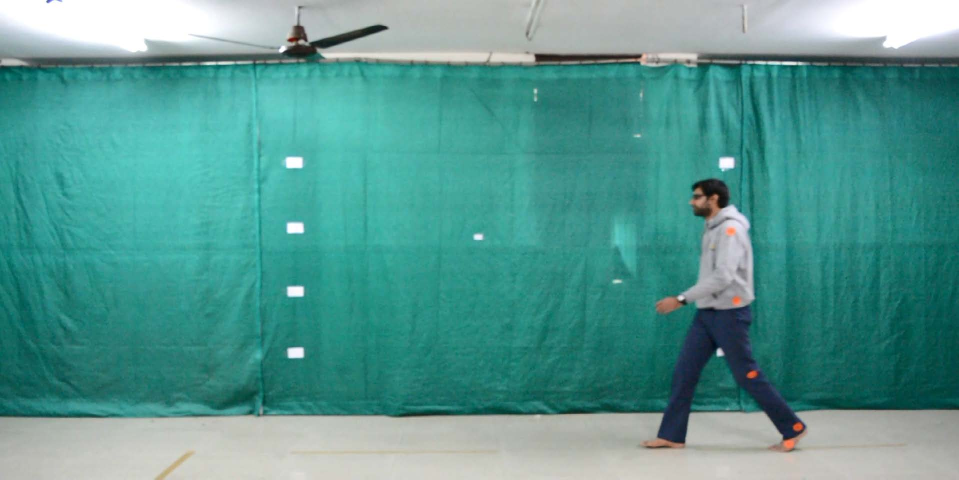
#> input picture Lab4/Assignment/input_image.jpg, 1918 x 959 px, given in place of input_image.tiff, which was not available (shown at 1/2 size)
$ jupyter execute --allow-errors Assignment_4_Beeta_Samad.ipynb   (older library calls are emulated)   (text cells are left out)
#> lines starting #> are read from the running program, lines starting #| are printed output that depends on the picture; after the words box and inside, x2 and y2 are one past the last pixel; in counts of white or black regions, pixels touching at a corner belong together; pictures that were not available may be replaced by others from this repository, and a replacement may not be noted
[cell 1]
try:
    from google.colab import drive
    %tensorflow_version 2.x
    COLAB = True
    print("Assignment 4")
    print("Note: using Google CoLab")
except:
    print("Assignment 4")
    print("Note: not using Google CoLab")
    COLAB = False

print("Name: Beeta Samad")
print("Roll Number: 181210016")

[cell 2]
# Importing the necessary libraries:
import matplotlib.pyplot as plt
import matplotlib.image as img
from PIL import Image
import cv2
import numpy as np

[cell 3]
# Loading the image:
image = img.imread('input_image.tiff')
#> image is the input picture: shape (959, 1918, 3); mean R, G, B 85.4, 152.1, 145.3

[cell 4]
# Reading the image:
plt.imshow(image)

[cell 5]
# Loading image via PIL now:
image = Image.open('input_image.tiff')

[cell 6]
# Cropping this image to get the AOI:

# Specifying the top, bottom, left and right coordinates:
left = 1150
top = 340
right = 1735
bottom = 925

# Cropping the image using PIL, and mentioning the coordinates as arguments:
cropped_image = image.crop((left, top, right, bottom))
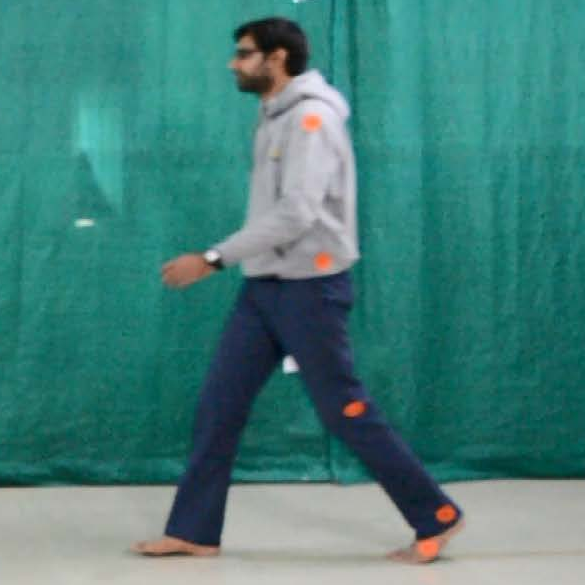
#> cropped_image: PIL image 585x585 RGB; mean R, G, B 67.7, 127.3, 122.3

[cell 7]
# Reading the cropped_image:
plt.imshow(cropped_image)

# Printing the size of the image:
print("The size (or dimension) of the image is", cropped_image.size)
#| The size (or dimension) of the image is (585, 585)

[cell 8]
# Setting this cropped image as the main image now:
image = cropped_image

[cell 9]
# Converting the image to grayscale:
grayscale_image = image.convert('LA')
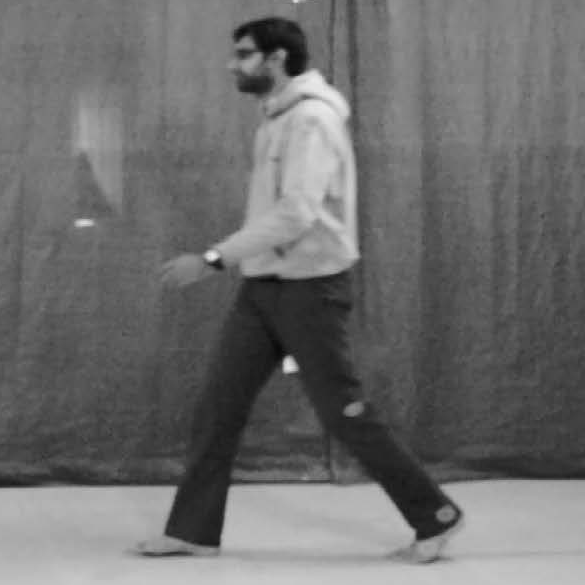
#> grayscale_image: PIL image 585x585 LA; mean R, G, B, A 108.9, 108.9, 108.9, 255

[cell 10]
# Reading the grayscale image:
plt.imshow(grayscale_image)

[cell 11]
# Finding the size of the new image keeping the aspect ratio intact:
old_size_of_image = grayscale_image.size
new_size_of_image = [int(float(element)*float(250/585)) for element in old_size_of_image] #ratio is such that we get the new size as 250x250

# Resizing the image with the new size found:
grayscale_image = grayscale_image.resize(new_size_of_image, Image.ANTIALIAS)
#> grayscale_image: PIL image 250x250 LA
plt.imshow(grayscale_image)

#Printing the size of the image:
print("Size of the image:", grayscale_image.size)
#| Size of the image: (250, 250)

[cell 12]
# Loading image via cv2:
image = cv2.imread('input_image.tiff')

# Getting the hsv-converted image:
hsv = cv2.cvtColor(image, cv2.COLOR_BGR2HSV)
#> hsv: shape (959, 1918, 3); mean H, S, V 78.2, 128.5, 153.1

# Masking to get only the required red/orange spots:
mask = cv2.inRange(hsv, np.array([0,140,200]), np.array([10,250,255]))
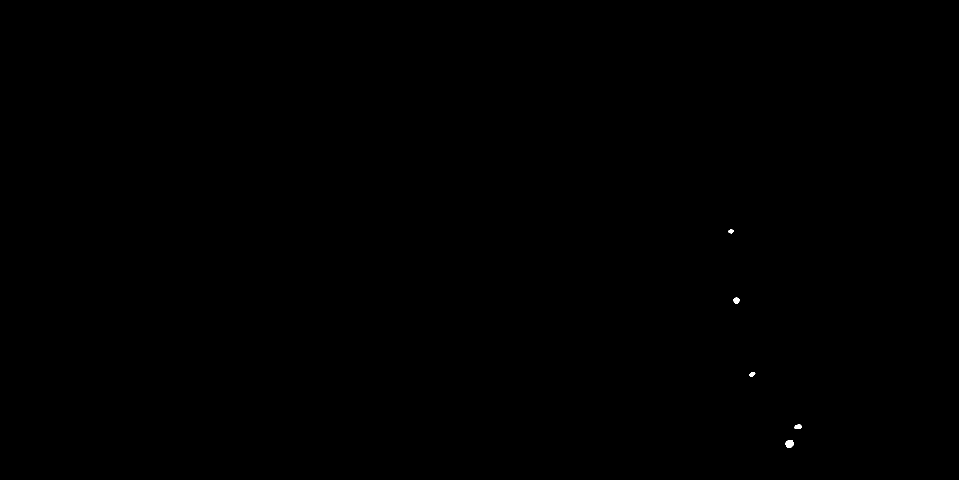
#> mask: shape (959, 1918) (shown at 1/2 size); 0.03% white; 5 white regions, box (x1, y1, x2, y2) and area: (1570, 880, 1588, 896) 209, (1467, 595, 1479, 607) 115, (1589, 848, 1603, 858) 109, (1498, 744, 1511, 753) 78, (1457, 459, 1467, 467) 63

# Extracting only the red region by using bitwise_and on the mask and the original image:
red_only = cv2.bitwise_and(image, image, mask=mask)

#cv2.imwrite('./test.png', edges)

# Displaying the result:
plt.axis("off")
plt.imshow(cv2.cvtColor(red_only, cv2.COLOR_BGR2RGB))
plt.show()

[cell 13]
# Using cv2's medianBlur function to do the operation:
median_filtered_image = cv2.medianBlur(image, 9)

#f, axs = plt.subplots(45,3,figsize=(20,6))
# Setting the figure size:
plt.figure(figsize=(2000,2000))

figure, axes = plt.subplots(nrows=2, ncols=2)

#> (the rest of this cell did not finish here and is left out)

[cell 14]
# Loading the image as grayscale again via cv2:
image_gray = cv2.imread('input_image.tiff', cv2.IMREAD_GRAYSCALE)
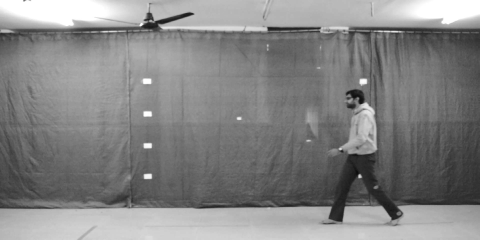
#> image_gray: shape (959, 1918) (shown at 1/4 size); min 9, max 255, mean 131.4

# Converting the grayscale image to binary:
(thresh, image_binary) = cv2.threshold(image_gray, 128, 255, cv2.THRESH_BINARY | cv2.THRESH_OTSU)
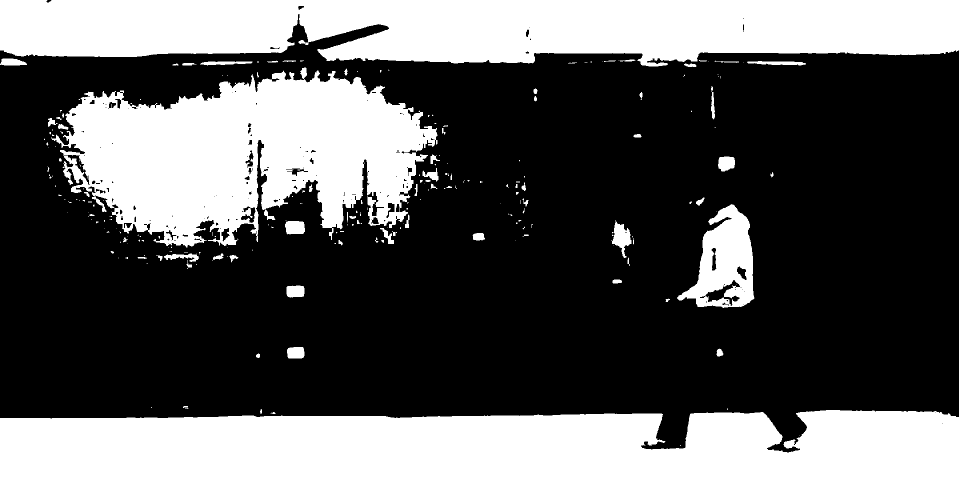
#> image_binary: shape (959, 1918) (shown at 1/2 size); 35.4% white; 239 white regions (156 under 20 px), largest, box (x1, y1, x2, y2) and area: (0, 820, 1918, 959) 239435, (0, 0, 1918, 133) 210068, (102, 135, 875, 496) 169680
#> thresh = 143

# Saving the binary image:
cv2.imwrite('binary_image.png', image_binary)
#> Out = True

[cell 15]
# Defining the kernel i.e. structuring element:
kernel = np.ones((5, 5), np.uint8)

# Applying morphology:
morphed_image = cv2.morphologyEx(image_gray, cv2.MORPH_OPEN, kernel)
plt.figure(figsize=(11,6))
plt.subplot(121), plt.imshow(cv2.cvtColor(image_gray, cv2.COLOR_BGR2RGB)),plt.title('Original')
plt.subplot(122), plt.imshow(cv2.cvtColor(morphed_image, cv2.COLOR_BGR2RGB)),plt.title('Morphology-applied Image')

[cell 16]
# Loading the image as grayscale again via cv2:
image_gray = cv2.imread('input_image.tiff', cv2.IMREAD_GRAYSCALE)

# Setting threshold:
thresh = 110

image_binary_thresh = cv2.threshold(image_gray, thresh, 255, cv2.THRESH_BINARY)[1]
#> image_binary_thresh: shape (959, 1918); 63.1% white; 422 black regions (312 under 20 px), largest, box (x1, y1, x2, y2) and area: (0, 108, 1918, 888) 599379, (786, 107, 1363, 313) 37068, (0, 46, 776, 237) 29715

plt.figure(figsize=(11,6))
plt.subplot(121), plt.imshow(cv2.cvtColor(image_gray, cv2.COLOR_BGR2RGB)),plt.title('Original')
plt.subplot(122), plt.imshow(cv2.cvtColor(image_binary_thresh, cv2.COLOR_BGR2RGB)),plt.title('Binary Image (With Threshold)')
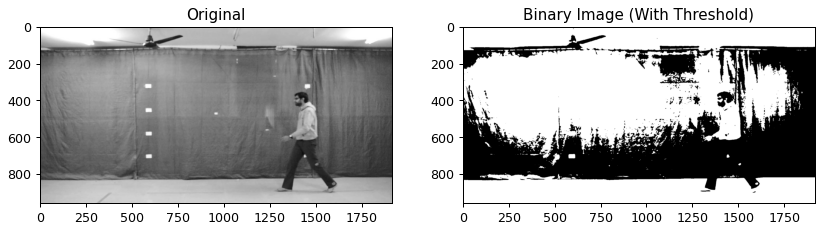
#> figure drawn by matplotlib, 2 panels

[cell 17]
# Convering gray image to binary:
gray_img = cv2.threshold(image_gray, 127, 255, cv2.THRESH_BINARY)[1]
#> gray_img: shape (959, 1918); 46.5% white; 373 white regions (258 under 20 px), largest, box (x1, y1, x2, y2) and area: (40, 130, 1092, 611) 323106, (0, 820, 1918, 959) 242373, (0, 0, 1918, 134) 214497

# Labelling the connected components:
num_labels, labels_im = cv2.connectedComponents(gray_img)
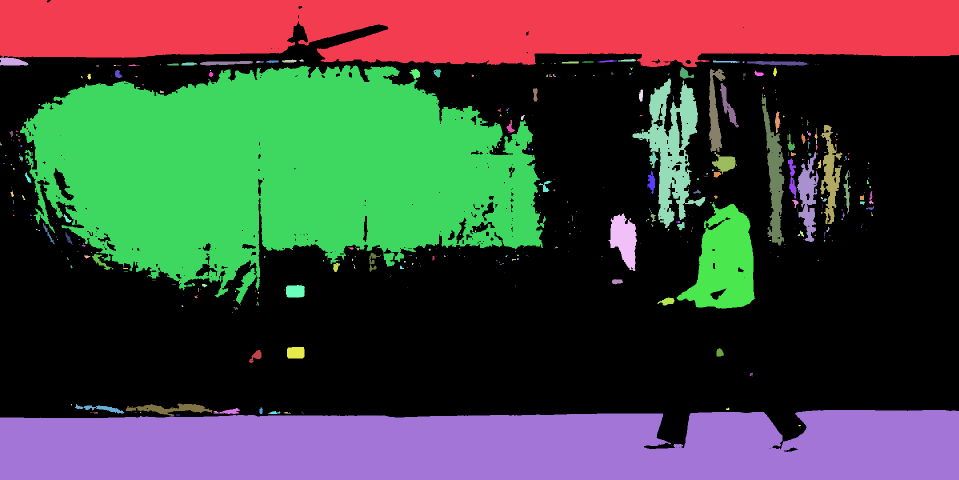
#> labels_im: shape (959, 1918) int32 (shown at 1/2 size); 374 distinct labels, from 0 to 373; one colour per label, 0 black
#> num_labels = 374

def imshow_components(labels):
    # Map component labels to hue val
    label_hue = np.uint8(179*labels/np.max(labels))
    blank_ch = 255*np.ones_like(label_hue)
    labeled_img = cv2.merge([label_hue, blank_ch, blank_ch])

    # cv2 to BGR for display
    labeled_img = cv2.cvtColor(labeled_img, cv2.COLOR_HSV2BGR)

    # set background label to black
    labeled_img[label_hue==0] = 0
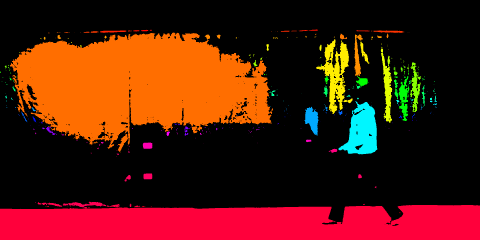
#> labeled_img: shape (959, 1918, 3) (shown at 1/4 size); mean B, G, R 11.9, 27.6, 83.8

    plt.imshow(labeled_img)
    cv2.waitKey()

imshow_components(labels_im)

[cell 18]
# Getting the edges of the red points in the image:

# Importing original image:
original_image = cv2.imread("input_image.tiff")


#  Finding the Canny Edges
edges = cv2.Canny(red_only, 100, 200)
#> edges: shape (959, 1918); 0.01% white in thin lines or dots, all inside (x1, y1, x2, y2) = (1457, 458, 1603, 896)

# Finding the coordinates of the non-block spots in the image and getting the zip of indices
indices = np.where(edges != [0])
#> indices = 192 positions, rows 458 to 895, columns 1457 to 1602
coordinates = list(zip(indices[0], indices[1]))
#> coordinates = 192 pairs, first value 458 to 895, second value 1457 to 1602

# Declaring neccessary variables:
top_left = list((coordinates)[0])
#> top_left = [458, 1463]
bottom_right = list(coordinates[0])
#> bottom_right = [458, 1463]
coordinates_of_spots = [] #declaring an empty list for spots-coordinates

# Drawing rectangular boxses over the spots

# Defining a function to draw rectangles given a top_left and bottom_right coordinate:
def draw_rectangles(top_left, bottom_right):
    color = (255, 255, 255)
    cv2.rectangle(edges, (int(top_left[0]-10), int(top_left[1]-10)), (int(bottom_right[0]+10), int(bottom_right[1]+10)), color, 2)
    cv2.rectangle(original_image, (int(top_left[0]-10), int(top_left[1]-10)), (int(bottom_right[0]+10), int(bottom_right[1]+10)), color, 2)
    coordinates_of_spots.append(tuple(((int(top_left[0]-10), int(top_left[1]-10)), (int(bottom_right[0]+10), int(bottom_right[1]+10)))))

# Iterating through each and every coordinate and grouping them according to their proximity:
for x in coordinates:
    thresh = 20
    top_left_diff = (top_left[0]-x[0], top_left[1]-x[1])
    bottom_right_diff = (x[0]-bottom_right[0], x[1]-bottom_right[1])
    if abs(top_left_diff[0]) <= thresh and abs(top_left_diff[1]) <= thresh:
        if(top_left[0] > 0 or top_left[1]>0):
            top_left[0] = x[0]
            top_left[1] = x[1]
    elif abs(bottom_right_diff[0]) <= thresh and abs(bottom_right_diff[1]) <= thresh:
        if(bottom_right[0] > 0 or bottom_right[1] > 0):
            bottom_right[0] = x[0]
            bottom_right[1] = x[1]
    else:
        draw_rectangles((bottom_right[1], bottom_right[0]), (top_left[1], top_left[0]))
        top_left = list((x[0], x[1]))
        bottom_right = list((x[0], x[1]))
#> this loop made 192 passes
#> (top_left_diff, bottom_right_diff, color in draw_rectangles, bottom_right) on pass 27: ((-129, -6), (137, 7), (255, 255, 255), [595, 1470])

# Also drawing the rectangle on the last group that we make after the loop:
draw_rectangles((bottom_right[1], bottom_right[0]), (top_left[1], top_left[0]))
#> in draw_rectangles (call 5), `cv2.rectangle(original_image, (int(top_left[0]-10), int(top_left[1]-10..`:
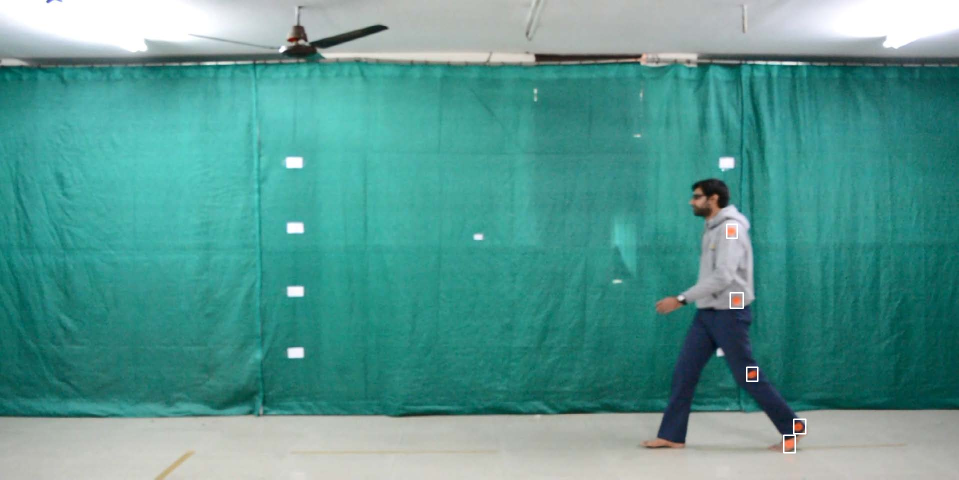
#> original_image: shape (959, 1918, 3) (shown at 1/2 size); mean B, G, R 145.5, 152.2, 85.5

# Plotting the rectangles on the masked image and the original image:
plt.figure(figsize=(40,15))
plt.subplot(121), plt.imshow(cv2.cvtColor(edges, cv2.COLOR_BGR2RGB)),plt.title('Rectangles on the red objects')

plt.figure(figsize=(40,15))
plt.subplot(121), plt.imshow(cv2.cvtColor(original_image, cv2.COLOR_BGR2RGB)),plt.title('Rectangles in the Original Image')

[cell 19]
# Defining a function to draw from point A to point B:
def drawLine(from_point, to_point):
    cv2.line(edges, (int(from_point[0]), int(from_point[1])), (int(to_point[0]), int(to_point[1])), (255,255,255), 2)
    cv2.line(original_image, (int(from_point[0]), int(from_point[1])), (int(to_point[0]), int(to_point[1])), (0,0,255), 2)

# Iterating through each spot and
from_point = coordinates_of_spots[0]
#> from_point = ((1453, 448), (1474, 476))
for x in coordinates_of_spots[1:]:
    to_point = x
    initial = ((from_point[1][0]+from_point[0][0])/2, (from_point[1][1]+from_point[0][1])/2)
    final = ((to_point[1][0]+to_point[0][0])/2, (to_point[1][1]+to_point[0][1])/2)
    drawLine(initial, final)
    from_point = x
#> this loop made 4 passes
#> (initial, final, from_point) on passes 1 to 4: ((1463.5, 462), (1473, 600.5), ((1460, 585), (1486, 616))), ((1473, 600.5), (1504, 748), ((1493, 734), (1515, 762))), ((1504, 748), (1599, 852.5), ((1587, 838), (1611, 867))), ((1599, 852.5), (1578.5, 887.5), ((1567, 870), (1590, 905)))

# Plotting on the masked figure (lines on the masked image)
plt.figure(figsize=(40,15))
plt.subplot(121), plt.imshow(cv2.cvtColor(edges, cv2.COLOR_BGR2RGB)),plt.title('Lines Connecting the Rectangles')
#> edges: shape (959, 1918); 0.17% white; 1 white region, box (x1, y1, x2, y2) and area: (1452, 447, 1613, 907) 3100

# Plotting on the original image
plt.figure(figsize=(40,15))
plt.subplot(121), plt.imshow(cv2.cvtColor(original_image, cv2.COLOR_BGR2RGB)),plt.title('Lines in the Original Image')
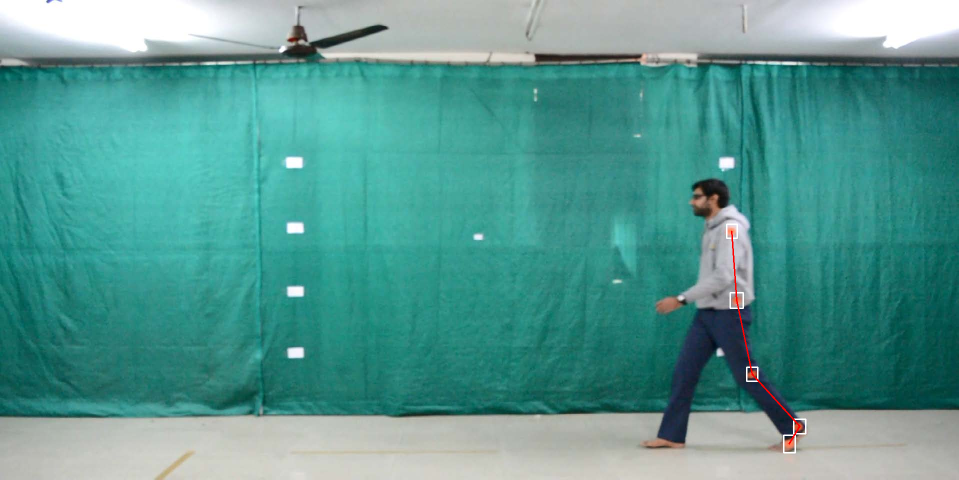
#> original_image: shape (959, 1918, 3) (shown at 1/2 size); 0.08% of pixels changed, all inside (x1, y1, x2, y2) = (1462, 461, 1601, 889)

$ run again, with Lab4/Assignment/crop_img.tiff saved as Lab4/Assignment/input_image.jpg
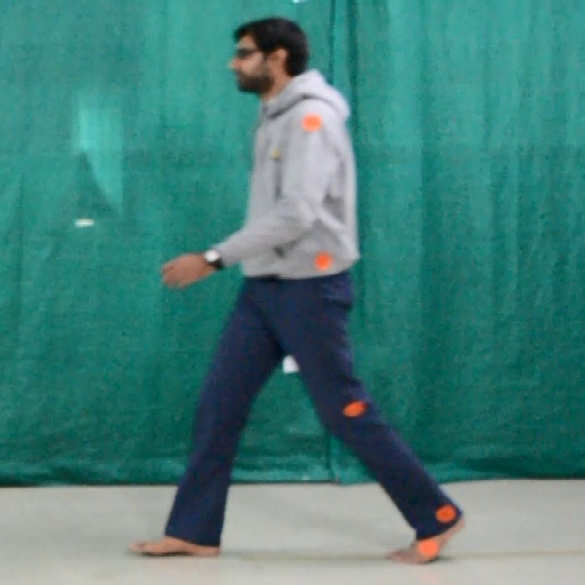
#> input picture Lab4/Assignment/crop_img.tiff, 585 x 585 px, given in place of input_image.tiff, which was not available
#> image is the input picture: shape (585, 585, 3); mean R, G, B 67.6, 127.3, 122.5
#> cropped_image: PIL image 585x585 RGB; every value is 0
#| The size (or dimension) of the image is (585, 585)
#| Size of the image: (250, 250)
#> hsv: shape (585, 585, 3); mean H, S, V 81.6, 140.6, 130.5
#> mask: shape (585, 585); 0.17% white; 5 white regions, box (x1, y1, x2, y2) and area: (420, 540, 438, 556) 205, (317, 255, 329, 268) 120, (439, 509, 453, 520) 110, (348, 404, 361, 413) 85, (307, 119, 317, 126) 60
#> `(thresh, image_binary) = cv2.threshold(image_gray, 128, 255, cv2.THRES..`:
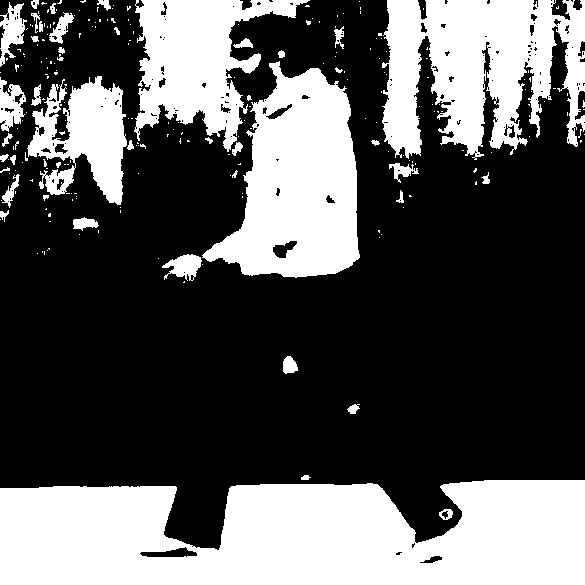
#> image_binary: shape (585, 585); 35.3% white; 235 white regions (190 under 20 px), largest, box (x1, y1, x2, y2) and area: (0, 480, 585, 585) 52385, (382, 0, 585, 160) 21895, (202, 61, 360, 278) 20852
#> `(thresh, image_binary) = cv2.threshold(image_gray, 128, 255, cv2.THRES..`: thresh = 119
#> Out = True
#> image_binary_thresh: shape (585, 585); 45.5% white; 234 white regions (207 under 20 px), largest, box (x1, y1, x2, y2) and area: (0, 0, 360, 286) 66376, (0, 480, 585, 585) 52681, (357, 0, 585, 218) 33665
#> gray_img: shape (585, 585); 27.2% white; 174 white regions (144 under 20 px), largest, box (x1, y1, x2, y2) and area: (0, 480, 585, 585) 51807, (203, 65, 360, 277) 19889, (165, 0, 234, 117) 4834
#> labels_im: shape (585, 585) int32; 175 distinct labels, from 0 to 174
#> num_labels = 175
#> indices = 192 positions, rows 118 to 555, columns 307 to 452
#> coordinates = 192 pairs, first value 118 to 555, second value 307 to 452
#> `top_left = list((coordinates)[0])`: top_left = [118, 310]
#> the loop `for x in coordinates:` made 192 passes
#> (top_left_diff, bottom_right_diff, color in draw_rectangles, bottom_right) on pass 31: ((-129, -11), (137, 10), (255, 255, 255), [255, 320])
#> `from_point = coordinates_of_spots[0]`: from_point = ((300, 108), (319, 136))
#> the loop `for x in coordinates_of_spots[1:]:` made 4 passes
#> (initial, final, from_point) on passes 1 to 4: ((309.5, 122), (321.5, 261), ((310, 245), (333, 277))), ((321.5, 261), (354.5, 408), ((343, 394), (366, 422))), ((354.5, 408), (445, 514), ((433, 499), (457, 529))), ((445, 514), (428.5, 547.5), ((418, 530), (439, 565)))
#> `plt.subplot(121), plt.imshow(cv2.cvtColor(original_image, cv2.COLOR_BG..`:
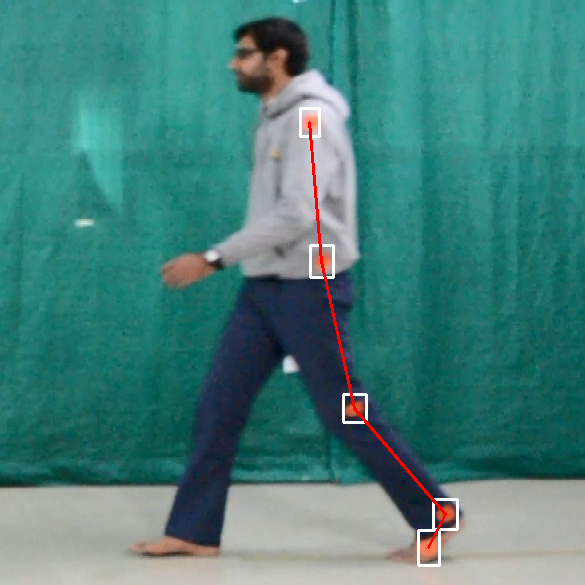
#> original_image: shape (585, 585, 3); mean B, G, R 122.7, 127.5, 68.8
